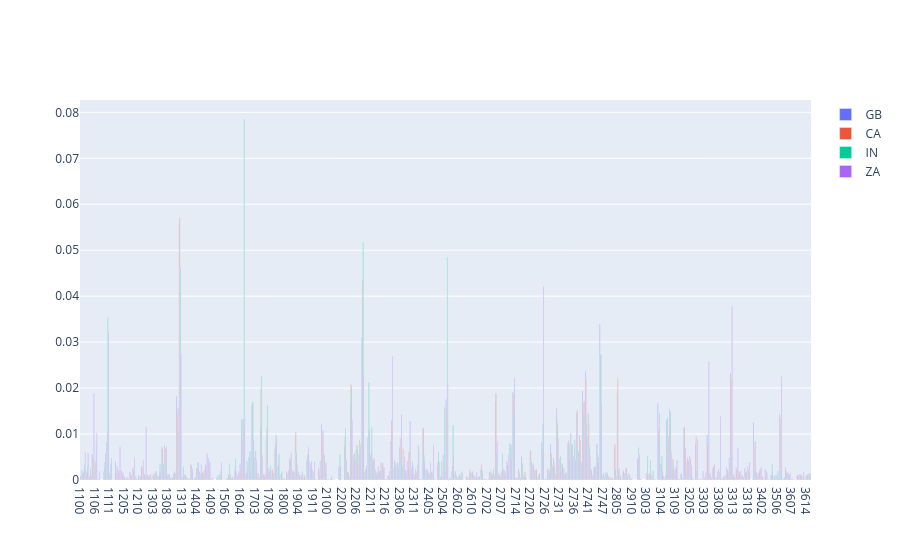

Notebook code for this chart:
### Code cell
countries = ["RU", "BY", "UA"]
countries = ["GB", "CA", "IN", "ZA"]


fig = go.Figure()

for country in countries:
    fig.add_bar(
        x=df_country_subfield_norm.columns,
        y=df_country_subfield_norm.loc[country],
        name=country
    )

fig.update_layout(
    barmode="group",
    title=None,
    xaxis_title=None,
    yaxis_title=None
)

fig.show()

### Figure 1 — Plotly figure (JSON) as saved in the notebook; plotly's stock layout.template omitted (floating-point values rounded to 4 significant figures; data arrays with more than 128 entries replaced by an {"elided": "..."} marker saying what was removed)
{"data": [{"name": "GB", "x": {"elided": "252 str values"}, "y": {"elided": "252 float values"}, "type": "bar"}, {"name": "CA", "x": {"elided": "252 str values"}, "y": {"elided": "252 float values"}, "type": "bar"}, {"name": "IN", "x": {"elided": "252 str values"}, "y": {"elided": "252 float values"}, "type": "bar"}, {"name": "ZA", "x": {"elided": "252 str values"}, "y": {"elided": "252 float values"}, "type": "bar"}], "layout": {"barmode": "group", "title": {}, "xaxis": {"title": {}}, "yaxis": {"title": {}}}}
